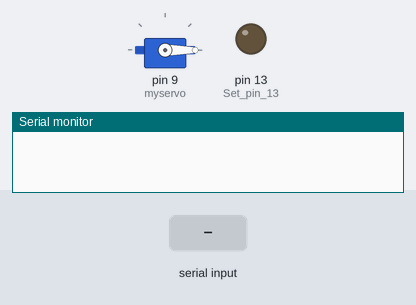
Recording of a sketch running on a simulated Arduino Uno, built with avr-gcc and run on an emulated ATmega328P. Parts: servo, output pins drawn as LEDs (lit = HIGH), the last lines printed to the serial monitor. Dashed ring = blinking. Inputs (shaded band) come from the test bench.

Above: at 1.2 s.
1.3 s: "a" received over Serial
At 2.1 s:
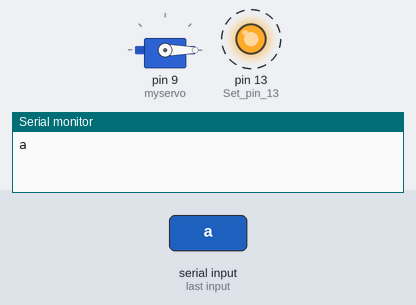
At 8.7 s:
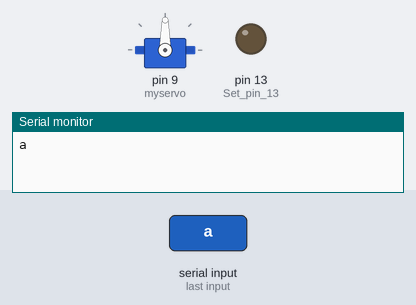
Timing chart, 0 to 10.2 s (numbered marks = the images above; inputs shaded):
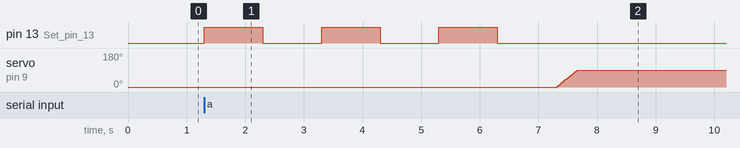

Measured:
- after the input at 1.3 s, pin 13 (Set_pin_13): alternates HIGH for 1.0 s and LOW for 1.0 s, 6 changes in all, then stays LOW, starting at once; servo on pin 9 (myservo): moves from 0° to 90° over 0.34 s, starting after 6.0 s

The sketch:

door.ino
```cpp
#include <Servo.h>

Servo myservo;       // Create a servo object
char d;              // Variable to store incoming serial data
int pos;             // Variable to store servo position

void setup() {
  Serial.begin(9600);      // Initialize serial communication at 9600 bits per second
  myservo.attach(9);       // Attach the servo on pin 9 to the servo object
  myservo.write(0);        // Set servo to initial position
  pinMode(13, OUTPUT);     // Set pin 13 (built-in LED) as an output
}

void loop() {
  // Check if data is available on the serial port
  if (Serial.available()) {
    d = Serial.read();     // Read the incoming character
  }

  // If the character 'a' is received
  if (d == 'a') {
    Serial.print(d);       // Echo the received character back (optional)

    // Blink the built-in LED for 1 second ON and 1 second OFF
    digitalWrite(13, HIGH);  // Turn the LED on
    delay(1000);             // Wait for 1 second
    digitalWrite(13, LOW);   // Turn the LED off
    delay(1000);             // Wait for 1 second
     digitalWrite(13, HIGH);  // Turn the LED on
    delay(1000);             // Wait for 1 second
    digitalWrite(13, LOW);   // Turn the LED off
    delay(1000);             // Wait for 1 second
     digitalWrite(13, HIGH);  // Turn the LED on
    delay(1000);             // Wait for 1 second
    digitalWrite(13, LOW);   // Turn the LED off
    delay(1000);             // Wait for 1 second

    // Move the servo to open the door
    for (pos = 0; pos <= 90; pos += 5) {
      myservo.write(pos);    // Move the servo to the current position
      delay(20);             // Wait for 20 milliseconds
    }

    delay(5000);             // Keep the door open for 5 seconds

    // Move the servo back to close the door
    for (pos = 90; pos >= 0; pos -= 5) {
      myservo.write(pos);    // Move the servo to the current position
      delay(20);             // Wait for 20 milliseconds
    }

    d = 0;                   // Reset the character variable
  }
}
```
